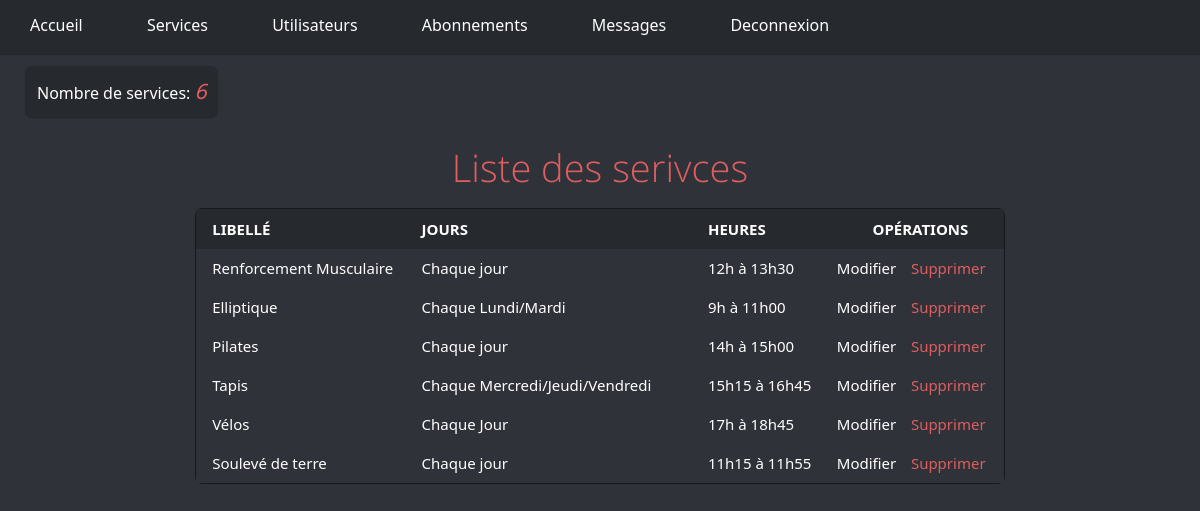
Page /admin/services.php (signed in) on the committed database.
### tables this page shows
CREATE TABLE `services` (
  `num_service` int(11) NOT NULL,
  `libelle_service` varchar(50) NOT NULL,
  `jours` varchar(50) NOT NULL,
  `heure` varchar(50) NOT NULL,
  `image` text NOT NULL
);

### admin/services.php (the view, shortened to what this page needs)
<?php
	$pdo = new PDO('mysql:host=localhost; dbname=gym', 'root', '', array(PDO::MYSQL_ATTR_INIT_COMMAND => 'SET NAMES utf8'));
	$reqServ = $pdo->prepare("SELECT * FROM `services`");
	$reqServ->execute();
	$nbServ = $reqServ->rowCount();
	$listeServ = $reqServ->fetchAll();
?>
<!DOCTYPE html>
<html>
<head>
	<link rel="stylesheet" type="text/css" href="../css/main.css">
</head>
<body>
	<?php  include 'menu.php';?>
	<div class="inform">
		<div class="leblock">
			<p>Nombre de services: <i class="nb"><?php echo $nbServ;?></i></p>
		</div>
	</div>
	<div class="lesclasses">
		<h2>Liste des serivces</h2>
		<table class="tble" cellpadding="0" cellspacing="0" border="0" id="t1">
			<tr class="entete">
				<td style="padding-left: 2%;">Libellé</td>
				<td>Jours</td>
				<td>Heures</td>
				<td colspan="2" align="center">Opérations</td>
			</tr>
			<?php foreach ($listeServ as $serv) {?>
			<tr class='infos'>
				<td style="padding-left: 2%;"><?php echo $serv['libelle_service'];?></td>
				<td><?php echo $serv['jours'];?></td>
				<td><?php echo $serv['heure'];?></td>
				<td><a href="index.php?update&id=<?php echo $serv['num_service'];?>" class="update">Modifier</a></td>
				<td><a href="supp_s.php?id=<?php echo $serv['num_service'];?>" class="suppS">Supprimer</a></</td>
			</tr>
			<?php } ?>
		</table>
	</div>
</body>
</html>

### css/main.css (style rules this page uses)
* { padding: 0; margin: 0; outline: 0; font-family: Segoe UI; }
body { background: #2F3238; color: white; position: relative; z-index: 99; }
.leblock { margin-top: 1%; border-radius: 7px; display: inline-block; box-shadow: 0 1px 1px rgba(0, 0, 0, 0.25); background-color: #26292E; padding: 1%; margin-left: 25px; }
.nb { font-size: 20px; color: #DE5E60; font-weight: bolder; font-family: 'Open Sans Light'; }
#t1 { font-size: 15px; width: 810px; }
.entete { color: white; background-color: #26292E; border: solid rgba(0,0,0,.3); height: 40px; text-align: left; font-weight: bold; text-transform: uppercase; }
.tble { border: 1px solid rgba(0,0,0,.5); margin: 1.2% 2%; height: auto; margin-right: auto; margin-left: auto; border-radius: 7px; }
.infos { background-color: #2F3238; color: white; border: solid rgba(0,0,0,.3); height: 39px; padding: 40px; }
.update { text-decoration: none; color: white; }
.suppS { color: #DE5E60; text-decoration: none; }
.lesclasses h2 { text-align: center; font-size: 38px; font-family: 'Open Sans Light'; font-weight: lighter; padding-top: 2%; color: #DE5E60; }

### rows in the picture
services: libelle_service "Renforcement Musculaire", jours "Chaque jour", heure "12h à 13h30"
services: libelle_service "Elliptique", jours "Chaque Lundi/Mardi", heure "9h à 11h00"
services: libelle_service "Pilates", jours "Chaque jour", heure "14h à 15h00"
services: libelle_service "Tapis", jours "Chaque Mercredi/Jeudi/Vendredi", heure "15h15 à 16h45"
services: libelle_service "Vélos", jours "Chaque Jour", heure "17h à 18h45"
services: libelle_service "Soulevé de terre", jours "Chaque jour", heure "11h15 à 11h55"

### other values in the picture
$nbServ "6"
